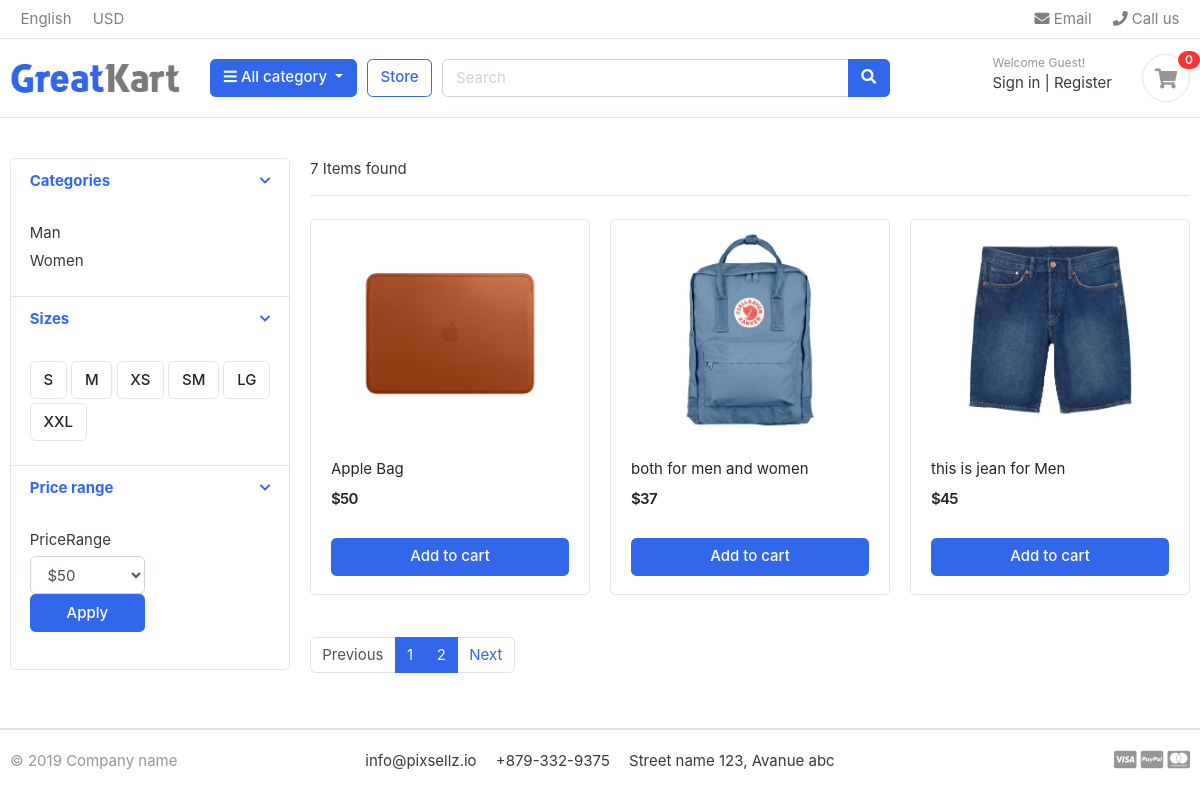
/Search/, run on the app's committed database.
### Categories/models.py (models this page shows, shortened)
class Category(models.Model):
    Choices=[
        ('Man','Man'),
        ('Women','Women'),
        ('Electronic','Electronic'),
        ('Tshirt', 'Tshirt'),
        ('Pants', 'Pants'),
        ('Accessories', 'Accessories'),
        ('Bags', 'Bags'),
        ('Shoes','Shoes'),
        ('Jacket','Jacket')
    ]
    ParentCategory=models.CharField(choices=Choices,max_length=50,null=True,blank=True)
    Parentitem=models.ForeignKey('self',blank=True,null=True,related_name='children',on_delete=models.CASCADE)
    def pass_parentname_url(self):
        return reverse('CategorySearch',args=[self.ParentCategory])

### SizeColor/models.py (models this page shows)
class Sizes(models.Model):
    SizeRate = [
        ('S', 'S'),
        ('M', 'M'),
        ('XS', 'XS'),
        ('SM', 'SM'),
        ('LG', 'LG'),
        ('XXL', 'XXL')
    ]
    SizeRate=models.CharField(choices=SizeRate,max_length=50)
    def __str__(self):
        return self.SizeRate

### Product/models.py (models this page shows, shortened)
class ProductDetail(models.Model):
    Pro_Detail=models.ForeignKey(Product,on_delete=models.CASCADE)
    Pro_Cat=models.ForeignKey(Category,on_delete=models.CASCADE)
    Pro_size=models.ForeignKey(Sizes,on_delete=models.CASCADE,null=True,blank=True)
    Pro_color=models.ForeignKey(Colors,on_delete=models.CASCADE,null=True,blank=True)
    objects=ProductDetail_Manger()
    def pass_value_to_url(self):
        return reverse('ProductDetailView',args=[self.id])

class Product(models.Model):
    Rate = [
        ('High', 'High'),
        ('Low', 'Low'),
        ('Affordable', 'Affordable')
    ]
    title=models.CharField(max_length=150)
    image=models.ImageField(upload_to='Photos/Product/',null=True)
    description=models.CharField(max_length=150)
    price=models.IntegerField(default=0,null=True,blank=True)
    rate=models.CharField(choices=Rate,max_length=50,null=True,blank=True)
    brand=models.CharField(max_length=50,default="Tommy")
    objects=ProductMange()

### Product/views.py (the view)
# urls.py: path('Search/',searchview.as_view(),name="Search"),
class searchview(ListView):
    model = ProductDetail
    template_name = 'SearchResult/SearchResult.html'
    paginate_by = 3
    count=None
    SearchFilter=None
    def get_queryset(self):
        if( self.SearchFilter):
            return self.SearchFilter
        name=self.request.GET.get('q')
        if name is None:
            self.count=ProductDetail.objects.all().count()
            return ProductDetail.objects.GetallProducts()
        else:
            self.count=len(ProductDetail.objects.Searhcitem(name))
            return ProductDetail.objects.Searhcitem(name)
    def get_context_data(self, *args, **kwargs):
        context=super(searchview,self).get_context_data(*args,**kwargs)
        categories=Category.objects.filter(Parentitem=None).distinct()
        SizeRates=Sizes.objects.all().distinct()
        context['Categories']=categories
        context['SizeRates']=SizeRates
        context['Counts']=self.count
        return context

### Comments/context_processors.py
class CommentForm(ModelForm):
    class Meta:
        model=Comments
        fields=['Description']
        widgets={
            'Description':Textarea()
        }

### Categories/context_processors.py (called while the page is built)
def CategoriesItem(request):
    categories = Category.objects.all().exclude(Parentitem=None).values('ParentCategory')
    category_item = []
    for category in categories:
        for key in category:
            category_item.append(category.get(key))
    return dict(CategoriesItem=set(category_item))

### Comments/context_processors.py (called while the page is built)
def passform(request):
    return dict(commentform=CommentForm())

def pass_all_comments(request):
    return dict(comments=Comments.objects.all())

### DjangoProject/context_processors.py (called while the page is built)
def orderusercount(request):
    userid = request.user.id
    orderscount = OrderDetail.objects.filter(orderdetail__UserOder__user_id=userid,
                                             orderdetail__transaction=False).aggregate(
        userordercount=Count('productorder'))
    return dict(count=orderscount['userordercount'])

### Product/context_processors.py (called while the page is built)
def populare_product(request):
    mostcount=OrderDetail.objects.order_by('order_count')[:3]
    return dict(mostcount=mostcount)

### Product/models.py (called while the page is built)
    def GetallProducts(self):
        products=ProductDetail.objects.all().values_list('Pro_Detail_id')
        selected_products=[]
        for item in set(products):
            selected_products.append(ProductDetail.objects.filter(Pro_Detail_id=item[0]).first())
        return selected_products

### templates/SearchResult/SearchResult.html (shortened to what this page needs)
{% extends 'base.html' %}
{% load static %}
{% block content %}
<section class="section-content padding-y">
<div class="container">
<div class="row">
	<aside class="col-md-3">
<div class="card">
	<article class="filter-group">
		<header class="card-header">
			<a href="#" data-toggle="collapse" data-target="#collapse_1" aria-expanded="true" class="">
				<i class="icon-control fa fa-chevron-down"></i>
				<h6 class="title">Categories</h6>
			</a>
		</header>
		<div class="filter-content collapse show" id="collapse_1" style="">
			<div class="card-body">
				<ul class="list-menu">
                    {% for category in Categories %}
				<li><a href="{{ category.pass_parentname_url }}">{{ category.ParentCategory }}  </a></li>
                    {% endfor %}
				</ul>
			</div>
		</div>
	</article>
	<article class="filter-group">
		<header class="card-header">
			<a href="#" data-toggle="collapse" data-target="#collapse_4" aria-expanded="true" class="">
				<i class="icon-control fa fa-chevron-down"></i>
				<h6 class="title">Sizes </h6>
			</a>
		</header>
		<div class="filter-content collapse show" id="collapse_4" style="">
			<div id="size_parent" class="card-body">
                {% for size in SizeRates %}
			  <label  class="checkbox-btn">
			    <span id="size{{ forloop.counter }}" onclick="ChangeSize('{{ size }}','{{ forloop.counter }}')" style="" title="{{ size }}" class="btn btn-light"> {{ size}} </span>
			  </label>
                {% endfor %}
		</div>
		</div>
	</article>
	<article class="filter-group">
		<header class="card-header">
			<a href="#" data-toggle="collapse" data-target="#collapse_3" aria-expanded="true" class="">
				<i class="icon-control fa fa-chevron-down"></i>
				<h6 class="title">Price range </h6>
			</a>
		</header>
		<div class="filter-content collapse show" id="collapse_3" style="">
			<div class="card-body">
				<div class="form-row">
				<div class="form-group col-md-6">
				  <label>PriceRange</label>
				  	<select onchange="SelectMaxValue()" id="MaxPriceSelect" class="mr-2 form-control">
						<option value="50">$50</option>
					</select>
				<button onclick="ApplyButton()" class="btn btn-block btn-primary">Apply</button>
			</div>
		</div>
	</article>
</div>
	</aside>
	<main class="col-md-9">
<header class="border-bottom mb-4 pb-3">
		<div class="form-inline">
			<span class="mr-md-auto">{{ Counts }} Items found </span>
		</div>
</header>
<div class="row">
    {% for product in page_obj %}
	<div class="col-md-4">
		<figure class="card card-product-grid">
			<div class="img-wrap">
				<img src="{{ product.Pro_Detail.image.url }}">
			</div>
			<figcaption class="info-wrap">
				<div class="fix-height">
					<a href="./product-detail.html" class="title">{{ product.Pro_Detail.description }}</a>
					<div class="price-wrap mt-2">
						<span class="price">${{ product.Pro_Detail.price }}</span>
					</div>
				</div>
				<a href="{{ product.pass_value_to_url }}" class="btn btn-block btn-primary">Add to cart </a>
			</figcaption>
		</figure>
	</div>
    {% endfor %}
</div>
<nav class="mt-4" aria-label="Page navigation sample">
{% if page_obj.has_other_pages %}
  <ul class="pagination">
      {% if page_obj.has_previous %}
    <li class="page-item "><a class="page-link" href="?page={{ page_obj.previous_page_number }}">Previous</a></li>
      {% else %}
      <li class="page-item disabled"><a class="page-link" href="#">Previous</a></li>
      {% endif %}
  {% for i in page_obj.paginator.page_range %}
    <li class="page-item active"><a class="page-link" href="?page={{ i }}">{{ i }}</a></li>
  {% endfor %}
  {% if page_obj.has_next %}
    <li class="page-item"><a class="page-link" href="?page={{ page_obj.next_page_number }}">Next</a></li>
  {% else %}
  <li class="page-item"><a class="page-link" href="#">Next</a></li>
  {% endif %}
  </ul>
{% endif %}
</nav>
	</main>
</div>
</div>
</section>
{% endblock %}

### static/css/ui.css (style rules this page uses)
html { font-family: "Inter", sans-serif; font-size: 15px; }
.img-wrap { text-align: center; display: block; }
.img-wrap img { max-width: 100%; }
.price-wrap { letter-spacing: -0.7px; }
.padding-y { padding-top: 40px; padding-bottom: 40px; }
figure { margin-bottom: 0; }
article:after, .form-group:after { display: block; clear: both; content: ""; }
.btn-light { background-color: #fff; border-color: #e4e4e4; }
[class*=list-] li:after { visibility: hidden; display: block; content: ""; overflow: hidden; height: 0; clear: both; }
.list-menu { list-style: none; margin: 0; padding-left: 0; }
.list-menu li { margin-bottom: 5px; }
.list-menu a { color: #343a40; }
[class*=card-product] a.title { color: #212529; display: block; }
[class*=card-product] .img-wrap { overflow: hidden; position: relative; }
[class*=card-product] .img-wrap img { height: 100%; max-width: 100%; width: auto; display: inline-block; -o-object-fit: cover; object-fit: cover; }
.card-product-grid { margin-bottom: 20px; }
.card-product-grid .img-wrap { border-radius: 0.2rem 0.2rem 0 0; height: 220px; }
.card-product-grid .info-wrap { overflow: hidden; padding: 18px 20px; }
.card-product-grid .fix-height { height: 80px; overflow: hidden; }
.card .img-wrap { overflow: hidden; }
.price { font-weight: 600; color: #212529; }
.icon-control { margin-top: 5px; float: right; font-size: 80%; }
.card-header .title { margin-bottom: 0; line-height: 1.5; }
.filter-group { border-bottom: 1px solid #e4e4e4; }
.filter-group .card-header { border-bottom: 0; }
.filter-group:last-child { border-bottom: 0; }
.checkbox-btn { position: relative; }

### data on the page
Category: ParentCategory "Man"
Category: ParentCategory "Women"
Sizes: SizeRate "S"
Sizes: SizeRate "M"
Sizes: SizeRate "XS"
Sizes: SizeRate "SM"
Sizes: SizeRate "LG"
Sizes: SizeRate "XXL"
ProductDetail: Pro_Detail.image (picture), Pro_Detail.description "Apple Bag", Pro_Detail.price "50"
ProductDetail: Pro_Detail.image (picture), Pro_Detail.description "both for men and women", Pro_Detail.price "37"
ProductDetail: Pro_Detail.image (picture), Pro_Detail.description "this is jean for Men", Pro_Detail.price "45"

### other printed values
{{ count }} "0"
{{ Counts }} "7"
{{ i }} "1" "2"
